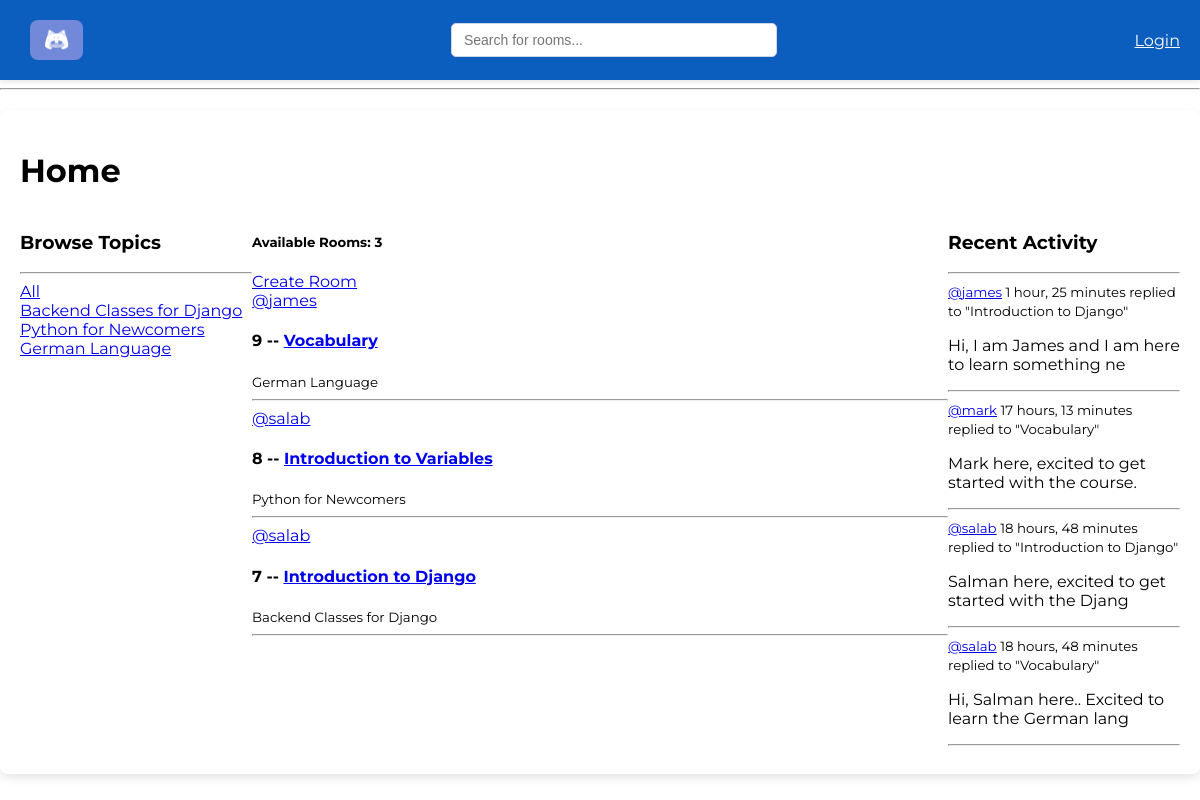
The page / on the database its author committed.
### base/models.py (models this page shows, shortened)
class Topic(models.Model):
    name = models.CharField(max_length=200)

class Room(models.Model):
    host = models.ForeignKey(User, on_delete=models.SET_NULL, null=True)
    topic = models.ForeignKey(Topic, on_delete=models.SET_NULL, null=True)
    name = models.CharField(max_length=200)
    description = models.TextField(null=True, blank=True)
    participants = models.ManyToManyField(User, related_name="participants", blank=True)
    updated = models.DateTimeField(auto_now=True)
    created = models.DateTimeField(auto_now_add=True)
    class Meta:
        ordering = ["-updated", "-created"]
    def __str__(self):
        return self.name

class Message(models.Model):
    user = models.ForeignKey(User, on_delete=models.CASCADE)
    room = models.ForeignKey(Room, on_delete=models.CASCADE)
    body = models.TextField()
    updated = models.DateTimeField(auto_now=True)
    created = models.DateTimeField(auto_now_add=True)
    class Meta:
        ordering = ["-updated", "-created"]
    def __str__(self):
        return self.body[0:50]

### base/views.py (the view)
# urls.py: 2. Add a URL to urlpatterns:  path('', views.home, name='home')
def home(request):
    q = request.GET.get("q") if request.GET.get("q") != None else ""
    rooms = Room.objects.filter(
        Q(topic__name__icontains=q) | Q(name__icontains=q) | Q(description__icontains=q)
    )
    topics = Topic.objects.all()
    rooms_count = rooms.count()
    room_messages = Message.objects.filter(Q(room__topic__name__icontains=q))
    context = {"rooms": rooms, "topics": topics, "rooms_count": rooms_count, "room_messages": room_messages}
    return render(request, "base/home.html", context)

### base/templates/base/home.html (shortened to what this page needs)
{% extends "main.html" %}
{% block content %}
<h1>Home</h1>
<div class="home-container">
    <div>
        {% include "base/topics_component.html" %}
    </div>
    <div>
        <h5>Available Rooms: {{rooms_count}}</h5>
        <a href='{% url "create-room" %}'>Create Room</a>
        {% include "base/feed_component.html" %}
    </div>
    <div>
        {% include "base/activity_component.html" %}
    </div>
</div>
{% endblock content %}

### base/templates/base/topics_component.html
<h3>Browse Topics</h3>
<hr>
<a href={% url "home"  %}>All</a>
{% for topic in topics  %}
<div>
    <a href='{% url "home"  %}?q={{topic.name}}'>{{topic.name}}</a>
</div>
{% endfor %}

### base/templates/base/feed_component.html (shortened to what this page needs)
<div>
    {% for room in rooms %}
    <div>
        <a href='{% url "user-profile" room.host.id %}'>@{{room.host.username}}</a>
        <h4>{{room.id}} -- <a href='{% url "room" room.id %}'>{{room.name}}</a></h4>
        <small>{{room.topic.name}}</small>
        <hr>
    </div>
    {% endfor %}
</div>

### base/templates/base/activity_component.html (shortened to what this page needs)
<h3>Recent Activity</h3>
<hr>
{% for message in room_messages %}
<div>
    <small>
        <a href="{% url 'user-profile' message.user.id %}">@{{message.user}}</a>
        {{message.created|timesince}}
    </small>
    <small>replied to "{{message.room}}"</small>
    <p>{{message}}</p>
    <hr>
</div>
{% endfor %}

### static/styles/main.css (style rules this page uses)
body { font-family: "Montserrat", serif; font-optical-sizing: auto; font-style: normal; margin: 0; padding: 0; }

### base/templates/base/home.html (style rules this page uses)
.home-container { display: grid; grid-template-columns: 1fr 3fr 1fr; }

### rows shown on the page
Topic: name "Backend Classes for Django"
Topic: name "Python for Newcomers"
Topic: name "German Language"
Room: host.username "james", id "9", name "Vocabulary", topic.name "German Language"
Room: host.username "salab", id "8", name "Introduction to Variables", topic.name "Python for Newcomers"
Room: host.username "salab", id "7", name "Introduction to Django", topic.name "Backend Classes for Django"
Message: user "james", created "1 hour, 25 minutes", room "Introduction to Django", body "Hi, I am James and I am here to learn something ne"
Message: user "mark", created "17 hours, 13 minutes", room "Vocabulary", body "Mark here, excited to get started with the course."
Message: user "salab", created "18 hours, 48 minutes", room "Introduction to Django", body "Salman here, excited to get started with the Djang"
Message: user "salab", created "18 hours, 48 minutes", room "Vocabulary", body "Hi, Salman here.. Excited to learn the German lang"

### other values the page prints
{{ rooms_count }} "3"
